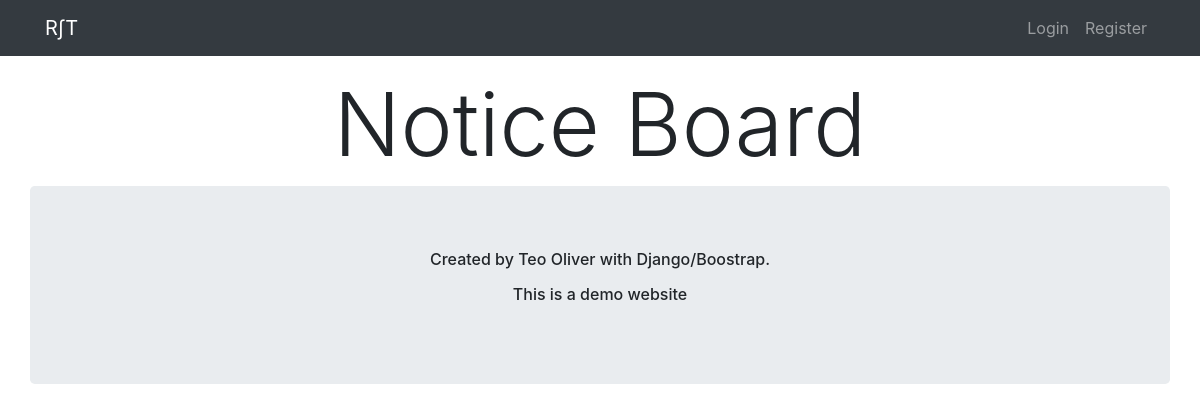
/blog/, run on an earlier commit of the app's database.
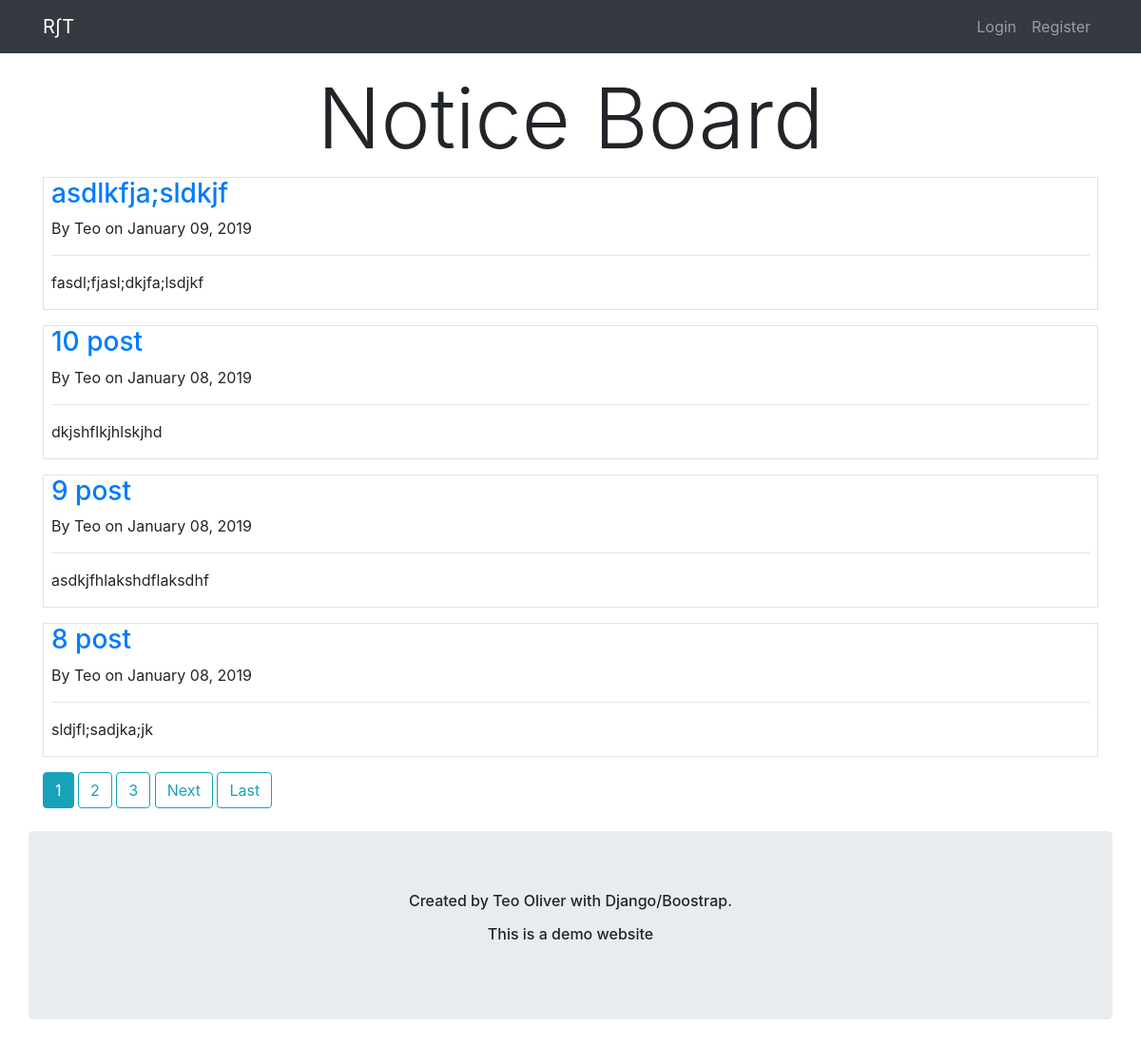
And on a later commit of the database.
### blog/models.py (models this page shows, shortened)
class Post(models.Model):
  title = models.CharField(max_length=100)
  content = models.TextField()
  date_posted = models.DateTimeField(default=timezone.now) #maybe use auto_now_add=True in the future
  author = models.ForeignKey(User, on_delete= models.CASCADE)

### blog/views.py (the view)
# urls.py: path('', PostListView.as_view(), name="blog-home"),
class PostListView(ListView):
  model = Post
  template_name = 'blog/blog_home.html'
  context_object_name = 'posts'
  extra_context = {'title':'Board',}
  ordering = ['-date_posted']
  paginate_by = 4

### blog/templates/blog/blog_home.html (shortened to what this page needs)
{% extends 'hoursCalc/base.html' %}
{% block content %}
<h1 class="display-2"> <center>Notice Board</center> </h1>
  {% for post in posts %}
    <div class=" border mb-3">
      <h3 class="ml-2"><a href="{% url 'post_detail' post.id %}">{{ post.title }}</a></h3>
      <p class="ml-2">By {{ post.author  }} on {{ post.date_posted|date:"F d, Y" }}</p>
      <hr class="ml-2 mr-2">
      <p class="ml-2">{{ post.content }}</p>
    </div>
  {% endfor %}
  {% if is_paginated %}
    {% for num in page_obj.paginator.page_range %}
      {% if page_obj.number == num %}
        <a class="btn btn-info mb-4" href="?page= {{ num }}">{{ num }}</a>
      {% elif num > page_obj.number|add:'-3' and num < page_obj.number|add:'3' %}
        <a class="btn btn-outline-info mb-4" href="?page= {{ num }}">{{ num }}</a>
      {% endif %}
    {% endfor %}
    {% if page_obj.has_next %}
    <a class="btn btn-outline-info mb-4" href="?page={{ page_obj.next_page_number }}">Next</a>
    <a class="btn btn-outline-info mb-4" href="?page={{ page_obj.paginator.num_pages }}">Last</a>
  {% endif %}
  {% endif %}
{% endblock content %}

### hoursCalc/templates/hoursCalc/base.html (shortened to what this page needs)
{% load static %}
<!DOCTYPE html>
<html lang="en">
<head>
     <link rel="stylesheet" href="https://stackpath.bootstrapcdn.com/bootstrap/4.2.1/css/bootstrap.min.css">
    <link rel="stylesheet" type="text/css" href="{% static 'hoursCalc/main.css' %}">
    <link rel="stylesheet" href="https://use.fontawesome.com/releases/v5.6.3/css/all.css">
</head>
<body>
    <nav class="navbar navbar-expand-md navbar-dark bg-dark fixed-top">
        <div class="container">
            <a class="navbar-brand mr-4" href="{% url 'initial_page' %}">R∫T</a>
            <div class="collapse navbar-collapse" id="navbarToggle">
                <div class="navbar-nav">
                    {% if user.is_authenticated %}
                        <a class="nav-item nav-link" href="{% url 'post_create' %}">New Post</a>
                        <a class="nav-item nav-link" href="{% url 'profile' %}">Profile</a>
                        <a class="nav-item nav-link" href="{% url 'logout' %}">Logout</a>
                    {% else %}
                        <a class="nav-item nav-link" href="{% url 'login' %}">Login</a>
                        <a class="nav-item nav-link" href="{% url 'register' %}">Register</a>
                    {% endif %}
                </div>
            </div>
        </div>
    </nav>
    <div class="container">
        <br>
        <br>
        <br>
        {% block content %}
        {% endblock content %}
    </div>
    <footer>
        <div class="container jumbotron">
            <h6>
                <center> Created by Teo Oliver with Django/Boostrap. </center>
                <p><center>This is a demo website </center></p>
            </h6>
        </div>
    </footer>
</body>
</html>

What changed in the data, as far as the page shows it:
added Post: title "asdlkfja;sldkjf", author "Teo", date_posted "January 09, 2019", content "fasdl;fjasl;dkjfa;lsdjkf"
added Post: title "10 post", author "Teo", date_posted "January 08, 2019", content "dkjshflkjhlskjhd"
added Post: title "9 post", author "Teo", date_posted "January 08, 2019", content "asdkjfhlakshdflaksdhf"
added Post: title "8 post", author "Teo", date_posted "January 08, 2019", content "sldjfl;sadjka;jk"
Also different on the page:
new list line: "1"
new list line: "2"
new list line: "3"
text now shown: "Next Last"
